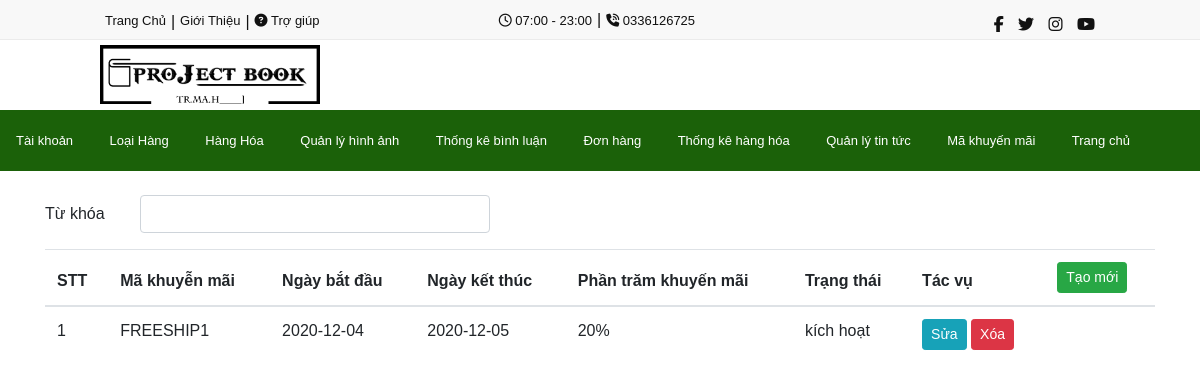
The app's page /admin/code_sale/code_sale.php (signed in) with its own data.
### tables this page shows
CREATE TABLE `manage_img` (
  `id` int(11) NOT NULL,
  `banner1` varchar(255) NOT NULL,
  `banner2` varchar(255) NOT NULL,
  `banner3` varchar(255) NOT NULL,
  `logo` varchar(255) NOT NULL
);

CREATE TABLE `code` (
  `id` int(11) NOT NULL,
  `code_sale` varchar(255) NOT NULL,
  `ngay_thang` date DEFAULT NULL,
  `het_han` date DEFAULT NULL,
  `percent` int(11) NOT NULL,
  `kich_hoat` tinyint(1) NOT NULL
);

### lib/db.php (called while the page is built, shortened)
<?php
   $host = "localhost";
   $user = "root";
   $password = "";
   $db = "pt15317project1";
   $conn = null;
   try {
       $conn = new PDO("mysql:host=$host;dbname=$db;charset=utf8", $user,$password);
   } catch (PDOException $e) {
       echo $e->getMessage();
   }
   function dbfetchAll($sql){
    global $conn;
    $stmt = $conn->prepare($sql);
    $stmt->execute();
    $result = $stmt->fetchAll();
    return $result;
   }
?>

### admin/code_sale/code_sale.php (the view, shortened to what this page needs)
<?php
require_once "../../lib/db.php";
$keyword = isset($_GET['keyword']) ? $_GET['keyword'] : "";
$sql = "select * from code where code_sale like '%$keyword%'";
$sale = dbfetchAll($sql);
?>
<!DOCTYPE html>
<html lang="en">
<head>
    <?php include_once "../../_share/style.php" ?>
</head>
<body>
    <?php include_once "../../_share/header-admin.php" ?>
    <main class="container-fluid">
        <div class="container">
            <br>
            <form action="" method="get">
                <div class="form-group row">
                    <label for="" class="col-sm-1 col-form-label">Từ khóa</label>
                    <div class="col-sm-4">
                        <input type="text" name="keyword" class="form-control" value="<?= $keyword ?>">
                    </div>
                </div>
            </form>
            <table class="table table-stripped">
                <thead>
                    <th>STT</th>
                    <th>Mã khuyễn mãi</th>
                    <th>Ngày bắt đầu</th>
                    <th>Ngày kết thúc</th>
                    <th>Phần trăm khuyến mãi</th>
                    <th>Trạng thái</th>
                    <th>Tác vụ</th>
                    <th>
                        <a href="<?= BASE_URL_S?>code_sale/push.php" class="btn btn-sm btn-success">
                            Tạo mới
                        </a>
                    </th>
                </thead>
                <tbody>
                    <?php foreach ($sale as $key => $cursor): ?>
                    <tr>
                        <td><?= $cursor['id'] ?></td>
                        <td><?= $cursor['code_sale'] ?></td>
                        <td><?= $cursor['ngay_thang'] ?></td>
                        <td><?= $cursor['het_han'] ?></td>
                        <td><?= $cursor['percent']."%" ?></td>
                        <td><?= ($cursor['kich_hoat'])?"kích hoạt":"chưa kích hoạt" ?></td>
                        <td>
                            <a href="<?= BASE_URL_S?>code_sale/fix.php?id=<?= $cursor['id'] ?>"
                                class="btn btn-info btn-sm">
                                Sửa
                            </a>
                            <a onclick="return confirm('bạn có chắc muốn xóa tài khoản này?')"
                                href="<?= BASE_URL_S?>code_sale/delete.php?id=<?= $cursor['id'] ?>"
                                class="btn btn-danger btn-sm">
                                Xóa
                            </a>
                        </td>
                    </tr>
                    <?php endforeach?>
                </tbody>
            </table>
        </div>
    </main>
</body>
</html>

### _share/header-admin.php (shortened to what this page needs)
<link rel="stylesheet" href="<?= BASE_URL_B ?>_share/header-admin.css">
<header>
    <div class="header-top">
        <div class="header-top-top">
            <div class="header-top-left">
                <a href="<?= BASE_URL_C ?>">
                    Trang Chủ
                </a>
                <p>|</p>
                <a href="<?= BASE_URL ?>">
                    Giới Thiệu
                </a>
                <p>|</p>
                <a href="<?= BASE_URL ?>">
                    <i class="fa fa-question-circle"></i> Trợ giúp
                </a>
            </div>
            <div class="header-top-center">
                <a href="<?= BASE_URL ?>">
                    <i class="far fa-clock"></i> 07:00 - 23:00
                </a>
                <p>|</p>
                <a href="<?= BASE_URL ?>">
                    <i class="fas fa-phone-volume"></i> 0336126725
                </a>
            </div>
            <div class="header-top-right">
                <a href="<?= BASE_URL ?>"><span class="fab fa-facebook-f"></span></a>
                <a href="<?= BASE_URL ?>"><span class="fab fa-twitter"></span></a>
                <a href="<?= BASE_URL ?>"><span class="fab fa-instagram"></span></a>
                <a href="<?= BASE_URL ?>"><span class="fab fa-youtube"></span></a>
            </div>
        </div>
    </div>
    <?php
    $sql = "select * from manage_img";
    $produccts = dbfetchAll($sql);
    ?>
    <div class="header-bottom">
        <div class="header-logo">
            <?php foreach($produccts as $key => $cursor):?>
            <img src="<?= BASE_URL_B . $cursor['logo'] ?>" class="img-fluid">
            <?php endforeach?>
        </div>
        <div class="header-search">
        </div>
    </div>
</header>
<div class="header-navbar">
    <nav class="navbarad2">
        <ul>
            <div class="header-navbar-nav-left2">
                <li class="nav-item active">
                    <a class="nav-link" href="<?= BASE_URL_1 ?>">Tài khoản</a>
                </li>
                <li class="nav-item active">
                    <a class="nav-link" href="<?= BASE_URL_2 ?>">Loại Hàng<span class="sr-only">(current)</span></a>
                </li>
                <li class="nav-item">
                    <a class="nav-link" href="<?= BASE_URL_3 ?>">Hàng Hóa<span class="sr-only">(current)</span></a>
                </li>
                <li class="nav-item">
                    <a class="nav-link" href="<?= BASE_URL_12 ?>">Quản lý hình ảnh</a>
                </li>
                <li class="nav-item">
                    <a class="nav-link" href="<?= BASE_URL_13 ?>">Thống kê bình luận</a>
                </li>
                <li class="nav-item">
                    <a class="nav-link" href="<?= BASE_URL_6 ?>">Đơn hàng</a>
                </li>
                <li class="nav-item">
                    <a class="nav-link" href="<?= BASE_URL_7 ?>">Thống kê hàng hóa</a>
                </li>
                <li class="nav-item">
                    <a class="nav-link" href="<?= BASE_URL_16 ?>">Quản lý tin tức</a>
                </li>
                <li class="nav-item">
                    <a class="nav-link" href="<?= BASE_URL_S ?>code_sale/code_sale.php">Mã khuyến mãi</a>
                </li>
                <li class="nav-item">
                    <a class="nav-link" href="<?= BASE_URL_H ?>?action=index">Trang chủ</a>
                </li>
            </div>
        </ul>
    </nav>
</div>

### _share/header-admin.css (style rules this page uses)
* { margin: 0; padding: 0; box-sizing: border-box; font-family: 'Poppins', sans-serif; }
html, body { overflow-x: hidden; width: 100%; }
header { width: 100%; }
header .header-top { padding-top: 8px; width: 100%; height: 40px; background: #f8f8f8; border-bottom: 1px solid #ebebeb; }
header .header-top-top { width: 1000px; height: 24px; margin: auto; background: #f8f8f8; display: grid; grid-template-columns: auto auto auto; }
header .header-top-top i { color: #111111; }
header .header-top-left { height: 24px; display: flex; color: #111111; }
header .header-top-left a { color: #111111; font-size: 13px; text-decoration: none; padding: 0 5px 0 5px; line-height: 25px; }
header .header-top-left p { margin: 2px 0 0 0; }
header .header-top-center { display: flex; text-align: center; padding: 0 0 0 25px; color: #111111; }
header .header-top-center p { line-height: 23px; }
header .header-top-center a { color: #111111; padding: 0 5px 0 5px; text-decoration: none; font-size: 13px; line-height: 25px; }
header .header-top-right { height: 24px; text-align: right; padding: 5px 0 0 0; list-style-type: none; }
header .header-top-right a { margin: 5px 5px 0 5px; padding: 0; text-decoration: none; color: #111111; }
header .header-top-right a span { color: #111111; font-size: 16px; }
header .header-bottom { width: 1000px; height: 70px; margin: auto; display: flex; padding: 5px 0 0 0; display: grid; grid-template-columns: auto auto auto; }
.header-logo { margin: 0; padding: 0; width: 220px; }
.header-logo img { width: 100%; }
.header-search { margin: 9px 10px 0 25px; height: 40px; width: 520px; }
.header-navbar { background: #1b6109; }
nav { width: 1200px; margin: auto; }
nav::after { content: ''; clear: both; display: table; }
nav ul { width: 100%; margin: 0 0 0 0; position: relative; }
nav ul li { display: inline-block; margin: 0; padding: 0; background: #1b6109; }
nav ul li a { text-decoration: none; color: #fff; padding: 15px 15px; font-size: 13px; line-height: 45px; }

### _share/header-admin.php (style rules this page uses)
nav ul li a { text-decoration: none; color: #fff; padding: 15px 15px; font-size: 13px; line-height: 45px; }

### records on screen
manage_img: logo (picture)
code: id "1", code_sale "FREESHIP1", ngay_thang "2020-12-04", het_han "2020-12-05", percent "20", kich_hoat "kích hoạt"
